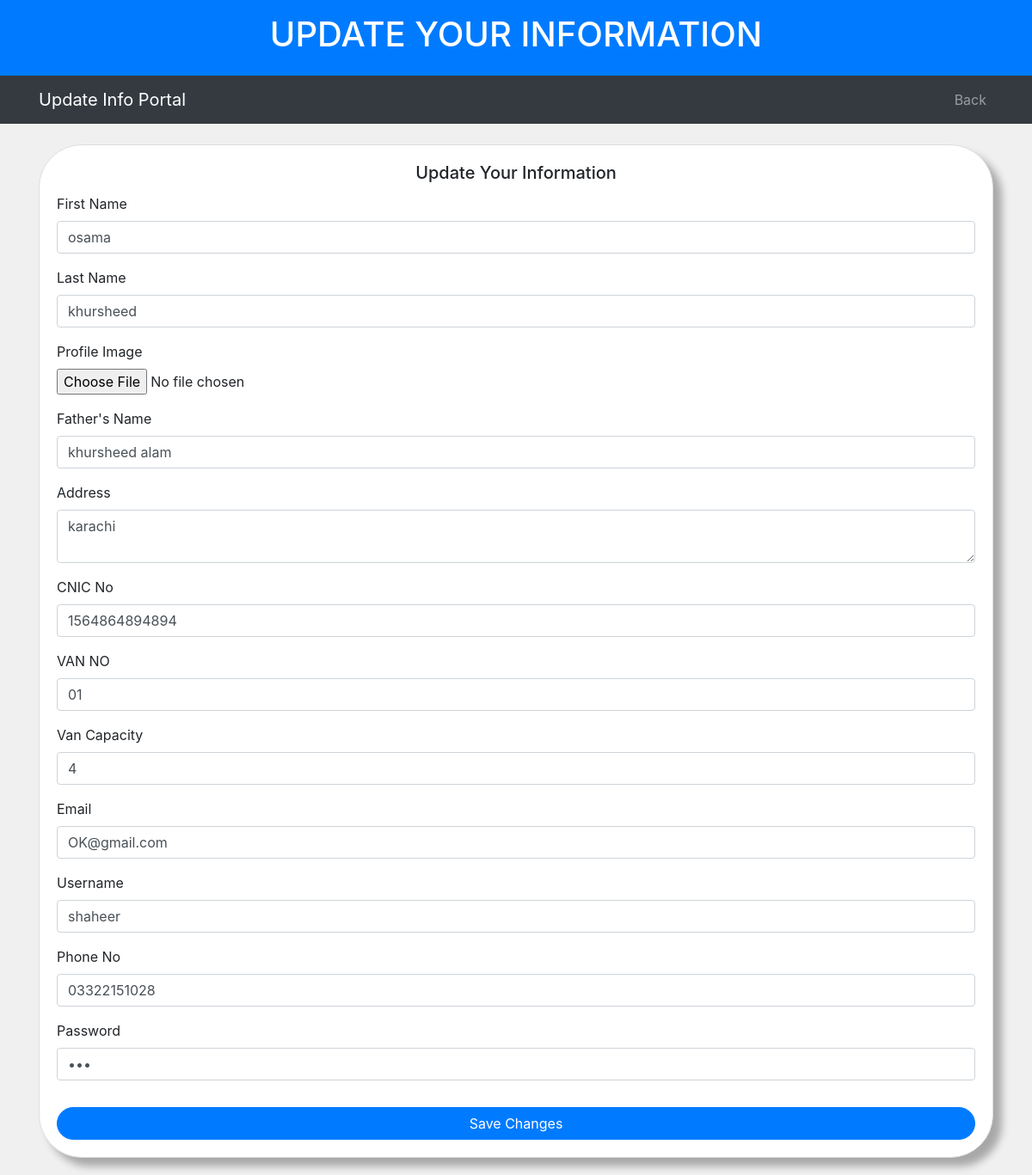
/update_driver_info/1/, run on the app's committed database.
### driver/models.py (models this page shows)
class Driver(models.Model):
    first_name = models.CharField(max_length=255)
    last_name = models.CharField(max_length=255)
    profile_image = models.ImageField(upload_to='driver_profiles/', null=True, blank=True)
    father_name = models.CharField(max_length=255)
    address = models.TextField()
    area = models.CharField(max_length=255)
    cnic = models.CharField(max_length=15)
    van = models.CharField(max_length=20)
    van_capacity=models.IntegerField(default=0)
    email = models.EmailField()
    username = models.CharField(max_length=100, unique=True)
    phone_no = models.CharField(max_length=20)
    password = models.CharField(max_length=100)
    status= models.BooleanField(default=False)
    fee_amount=models.IntegerField(default=1500)

### driver/views.py (the view)
# urls.py: path('update_driver_info/<int:driver_id>/', driver.update_driver_info, name='update_driver_info'),
def update_driver_info(request, driver_id):
    driver = get_object_or_404(Driver, id=driver_id)
    if request.method == 'POST':
        form = DriverUpdateForm(request.POST, request.FILES, instance=driver)
        if form.is_valid():  # Call is_valid as a function
            form.save()
            messages.success(request, 'Driver information updated successfully.')
        else:
            messages.error(request, 'There were errors in the form. Please correct them.')
    else:
        form = DriverUpdateForm(instance=driver)
    return render(request, 'driver_update_info.html', {'driver': driver, 'form': form})

### driver/forms.py
class DriverUpdateForm(forms.ModelForm):
    class Meta:
        model = Driver
        fields = ['first_name','last_name','profile_image','father_name','address','cnic','van','van_capacity','email','username','phone_no','password']

### templates/driver_update_info.html (shortened to what this page needs)
{% load static %}
<!DOCTYPE html>
<html>
<head>
    <link rel="stylesheet" href="https://maxcdn.bootstrapcdn.com/bootstrap/4.5.2/css/bootstrap.min.css">
    <link rel="stylesheet" href="https://cdnjs.cloudflare.com/ajax/libs/font-awesome/5.15.3/css/all.min.css">
</head>
<body>
    <header class="bg-primary text-white py-3">
        <div class="container text-center">
            <h1>UPDATE YOUR INFORMATION</h1>
        </div>
    </header>
    <nav class="navbar navbar-expand-lg navbar-dark bg-dark">
        <div class="container">
            <a class="navbar-brand" href="#">Update Info Portal</a>
            <div class="collapse navbar-collapse" id="navbarNav">
                <ul class="navbar-nav ml-auto">
                    <li class="nav-item">
                        <a class="nav-link" href="{% url 'driver_portal' driver.id %}">Back</a>
                    </li>
                </ul>
            </div>
        </div>
    </nav>
<div class="container mt-4">
    <div class="row">
        <div class="col-md-12">
            <div class="card info-card">
                <div class="card-body">
                    <h5 class="card-title text-center">Update Your Information</h5>
                    <form method="post" action="{% url 'update_driver_info' driver.id %}" id="DriverUpdateForm" enctype="multipart/form-data">
                            <div class="form-group">
                                <label for="first_name">First Name</label>
                                <input type="text" class="form-control" id="first_name" name="first_name" value="{{ driver.first_name }}">
                            </div>
                            <div class="form-group">
                                <label for="last_name">Last Name</label>
                                <input type="text" class="form-control" id="last_name" name="last_name" value="{{ driver.last_name }}">
                            </div>
                            <div class="form-group">
                                <label for="profile_image">Profile Image</label>
                                <input type="file" class="form-control-file" id="profile_image" name="profile_image">
                            </div>
                            <div class="form-group">
                                <label for="father_name">Father's Name</label>
                                <input type="text" class="form-control" id="father_name" name="father_name" value="{{ driver.father_name }}">
                            </div>
                            <div class="form-group">
                                <label for="address">Address</label>
                                <textarea class="form-control" id="address" name="address">{{ driver.address }}</textarea>
                            </div>
                            <div class="form-group">
                                <label for="cnic">CNIC No</label>
                                <input type="text" class="form-control" id="cnic" name="cnic" value="{{ driver.cnic }}">
                            </div>
                            <div class="form-group">
                                <label for="van">VAN NO</label>
                                <input type="text" class="form-control" id="van" name="van" value="{{ driver.van }}">
                            </div>
                            <div class="form-group">
                                <label for="van_capacity">Van Capacity</label>
                                <input type="number" class="form-control" id="van_capacity" name="van_capacity" value="{{ driver.van_capacity }}">
                            </div>
                            <div class="form-group">
                                <label for="email">Email</label>
                                <input type="email" class="form-control" id="email" name="email" value="{{ driver.email }}">
                            </div>
                            <div class="form-group">
                                <label for="username">Username</label>
                                <input type="text" class="form-control" id="username" name="username" value="{{ driver.username }}">
                            </div>
                            <div class="form-group">
                                <label for="phone_no">Phone No</label>
                                <input type="text" class="form-control" id="phone_no" name="phone_no" value="{{ driver.phone_no }}">
                            </div>
                            <div class="form-group">
                                <label for="password">Password</label>
                                <input type="password" class="form-control" id="password" name="password" value="{{ driver.password }}">
                            </div>
                                <button type="submit" class="btn btn-primary custom-btn">Save Changes</button>
                            </div>
                    </div>
                </div>
            </div>
        </div>
</body>
</html>

### templates/driver_update_info.html (style rules this page uses)
body { background-color: #f0f0f0; }
.info-card { border: 1px solid #ddd; border-radius: 50px; padding: 20px; margin-bottom: 20px; background-color: #fff; box-shadow: 10px 10px 10px rgba(0, 0, 0, 0.3); }
.info-card .card-body { padding: 0; }
.info-card .custom-btn { width: 100%; margin-top: 15px; }
.custom-btn { width: 100%; border-radius: 50px; }

### data on the page
Driver: first_name "osama", last_name "khursheed", father_name "khursheed alam", address "karachi", cnic "1564864894894", van "01", van_capacity "4", email "OK@gmail.com", username "shaheer", phone_no "03322151028"
